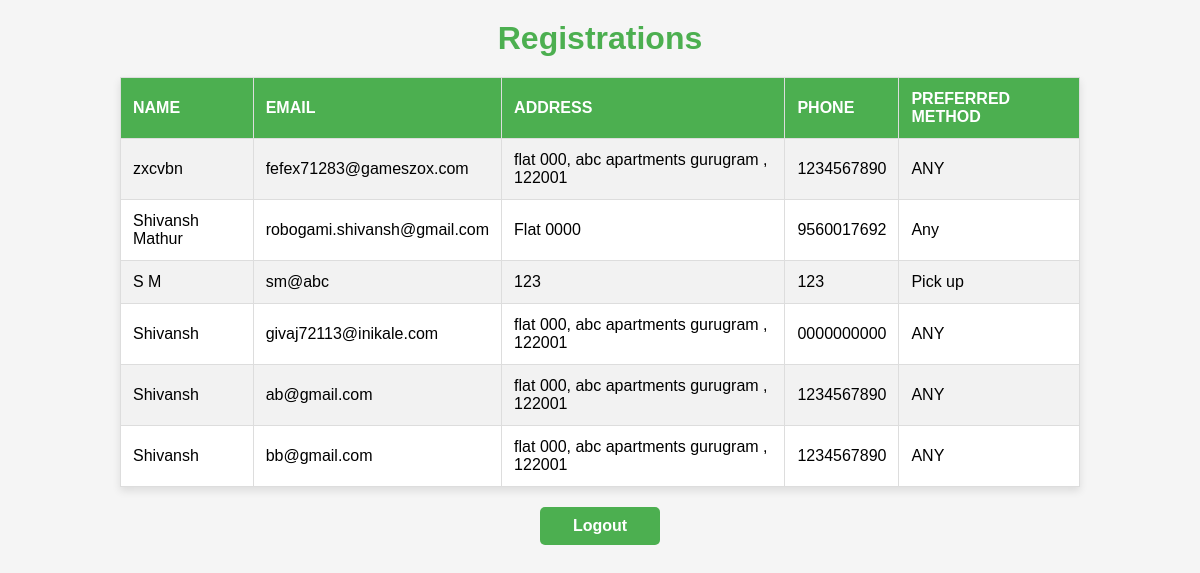
/registrations (signed in), run on the app's committed database.
### tables this page shows
CREATE TABLE registrations (
                          id INTEGER PRIMARY KEY AUTOINCREMENT,
                          name TEXT NOT NULL,
                          email TEXT NOT NULL UNIQUE,
                          address TEXT NOT NULL,
                          phone TEXT NOT NULL,
                          method TEXT NOT NULL);

### app.py (the view)
@app.route('/registrations')
def registrations():
    if not session.get('logged_in'):
        return redirect(url_for('login'))
    with sqlite3.connect(DATABASE_PATH) as conn:
        conn.row_factory = sqlite3.Row  # Make rows behave like dictionaries
        cursor = conn.cursor()
        cursor.execute("SELECT * FROM registrations")
        registrations = cursor.fetchall()
    return render_template('registrations.html', registrations=registrations)

### templates/registrations.html (shortened to what this page needs)
<!DOCTYPE html>
<html lang="en">
<head>
</head>
<body>
    <h1>Registrations</h1>
    {% if registrations %}
        <table>
            <tr>
                <th>Name</th>
                <th>Email</th>
                <th>Address</th>
                <th>Phone</th>
                <th>Preferred Method</th>
            </tr>
            {% for registration in registrations %}
            <tr>
                <td>{{ registration['name'] }}</td>
                <td>{{ registration['email'] }}</td>
                <td>{{ registration['address'] }}</td>
                <td>{{ registration['phone'] }}</td>
                <td>{{ registration['method'] }}</td>
            </tr>
            {% endfor %}
        </table>
    {% else %}
        <p>No registrations found.</p>
    {% endif %}
    <a href="/logout">Logout</a>
</body>
</html>

### templates/registrations.html (style rules this page uses)
body { font-family: Arial, sans-serif; margin: 0; padding: 0; background-color: #f5f5f5; }
h1 { text-align: center; color: #4CAF50; margin: 20px 0; }
table { width: 80%; margin: 20px auto; border-collapse: collapse; background-color: #ffffff; box-shadow: 0 4px 8px rgba(0, 0, 0, 0.1); }
th, td { padding: 12px; text-align: left; border: 1px solid #ddd; }
th { background-color: #4CAF50; color: white; text-transform: uppercase; }
tr:nth-child(even) { background-color: #f2f2f2; }
a { display: block; width: 100px; margin: 20px auto; text-align: center; text-decoration: none; padding: 10px; background-color: #4CAF50; color: white; border-radius: 5px; font-weight: bold; transition: all 0.5s; }

### data on the page
registrations: name "zxcvbn", email "fefex71283@gameszox.com", address "flat 000, abc apartments gurugram , 122001", phone "1234567890", method "ANY"
registrations: name "Shivansh Mathur", email "robogami.shivansh@gmail.com", address "Flat 0000", phone "9560017692", method "Any"
registrations: name "S M", email "sm@abc", address "123", phone "123", method "Pick up"
registrations: name "Shivansh", email "givaj72113@inikale.com", address "flat 000, abc apartments gurugram , 122001", phone "0000000000", method "ANY"
registrations: name "Shivansh", email "ab@gmail.com", address "flat 000, abc apartments gurugram , 122001", phone "1234567890", method "ANY"
registrations: name "Shivansh", email "bb@gmail.com", address "flat 000, abc apartments gurugram , 122001", phone "1234567890", method "ANY"
